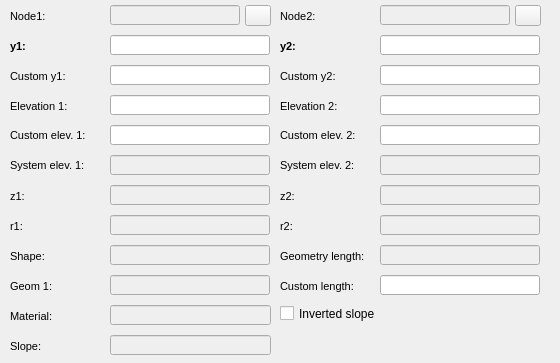
      <widget class="QWidget" name="page_5">
       <property name="geometry">
        <rect>
         <x>0</x>
         <y>0</y>
         <width>560</width>
         <height>363</height>
        </rect>
       </property>
       <attribute name="label">
        <string>Numeric information</string>
       </attribute>
       <widget class="QLabel" name="label_varc_node_2">
        <property name="geometry">
         <rect>
          <x>280</x>
          <y>5</y>
          <width>41</width>
          <height>22</height>
         </rect>
        </property>
        <property name="font">
         <font>
          <pointsize>8</pointsize>
          <italic>false</italic>
         </font>
        </property>
        <property name="frameShape">
         <enum>QFrame::NoFrame</enum>
        </property>
        <property name="frameShadow">
         <enum>QFrame::Plain</enum>
        </property>
        <property name="text">
         <string>Node2:</string>
        </property>
        <property name="textFormat">
         <enum>Qt::AutoText</enum>
        </property>
        <property name="scaledContents">
         <bool>false</bool>
        </property>
        <property name="margin">
         <number>3</number>
        </property>
       </widget>
       <widget class="QLabel" name="label_varc_node_1">
        <property name="geometry">
         <rect>
          <x>10</x>
          <y>5</y>
          <width>51</width>
          <height>22</height>
         </rect>
        </property>
        <property name="font">
         <font>
          <pointsize>8</pointsize>
          <weight>50</weight>
          <italic>false</italic>
          <bold>false</bold>
         </font>
        </property>
        <property name="frameShape">
         <enum>QFrame::NoFrame</enum>
        </property>
        <property name="frameShadow">
         <enum>QFrame::Plain</enum>
        </property>
        <property name="text">
         <string>Node1:</string>
        </property>
        <property name="textFormat">
         <enum>Qt::AutoText</enum>
        </property>
        <property name="scaledContents">
         <bool>false</bool>
        </property>
        <property name="alignment">
         <set>Qt::AlignLeading|Qt::AlignLeft|Qt::AlignVCenter</set>
        </property>
        <property name="margin">
         <number>3</number>
        </property>
       </widget>
       <widget class="QLineEdit" name="varc_node_2">
        <property name="enabled">
         <bool>false</bool>
        </property>
        <property name="geometry">
         <rect>
          <x>380</x>
          <y>5</y>
          <width>130</width>
          <height>20</height>
         </rect>
        </property>
        <property name="font">
         <font>
          <italic>false</italic>
         </font>
        </property>
        <property name="styleSheet">
         <string notr="true"/>
        </property>
        <property name="text">
         <string/>
        </property>
       </widget>
       <widget class="QLineEdit" name="varc_est_y1">
        <property name="geometry">
         <rect>
          <x>110</x>
          <y>65</y>
          <width>160</width>
          <height>20</height>
         </rect>
        </property>
       </widget>
       <widget class="QLineEdit" name="varc_z1">
        <property name="enabled">
         <bool>false</bool>
        </property>
        <property name="geometry">
         <rect>
          <x>110</x>
          <y>185</y>
          <width>160</width>
          <height>20</height>
         </rect>
        </property>
        <property name="font">
         <font>
          <italic>false</italic>
         </font>
        </property>
        <property name="styleSheet">
         <string notr="true"/>
        </property>
        <property name="text">
         <string/>
        </property>
       </widget>
       <widget class="QLabel" name="label_varc_y2">
        <property name="geometry">
         <rect>
          <x>280</x>
          <y>35</y>
          <width>21</width>
          <height>22</height>
         </rect>
        </property>
        <property name="font">
         <font>
          <pointsize>8</pointsize>
          <weight>75</weight>
          <italic>false</italic>
          <bold>true</bold>
         </font>
        </property>
        <property name="frameShape">
         <enum>QFrame::NoFrame</enum>
        </property>
        <property name="frameShadow">
         <enum>QFrame::Plain</enum>
        </property>
        <property name="text">
         <string>y2:</string>
        </property>
        <property name="textFormat">
         <enum>Qt::AutoText</enum>
        </property>
        <property name="scaledContents">
         <bool>false</bool>
        </property>
        <property name="margin">
         <number>3</number>
        </property>
       </widget>
       <widget class="QLabel" name="label_varc_z1">
        <property name="geometry">
         <rect>
          <x>10</x>
          <y>185</y>
          <width>21</width>
          <height>22</height>
         </rect>
        </property>
        <property name="font">
         <font>
          <pointsize>8</pointsize>
          <italic>false</italic>
         </font>
        </property>
        <property name="frameShape">
         <enum>QFrame::NoFrame</enum>
        </property>
        <property name="frameShadow">
         <enum>QFrame::Plain</enum>
        </property>
        <property name="text">
         <string>z1:</string>
        </property>
        <property name="textFormat">
         <enum>Qt::AutoText</enum>
        </property>
        <property name="scaledContents">
         <bool>false</bool>
        </property>
        <property name="alignment">
         <set>Qt::AlignLeading|Qt::AlignLeft|Qt::AlignVCenter</set>
        </property>
        <property name="margin">
         <number>3</number>
        </property>
       </widget>
       <widget class="QLabel" name="label_varc_r2">
        <property name="geometry">
         <rect>
          <x>280</x>
          <y>215</y>
          <width>21</width>
          <height>22</height>
         </rect>
        </property>
        <property name="font">
         <font>
          <pointsize>8</pointsize>
          <italic>false</italic>
         </font>
        </property>
        <property name="frameShape">
         <enum>QFrame::NoFrame</enum>
        </property>
        <property name="frameShadow">
         <enum>QFrame::Plain</enum>
        </property>
        <property name="text">
         <string>r2:</string>
        </property>
        <property name="textFormat">
         <enum>Qt::AutoText</enum>
        </property>
        <property name="scaledContents">
         <bool>false</bool>
        </property>
        <property name="margin">
         <number>3</number>
        </property>
       </widget>
       <widget class="QLabel" name="label_varc_y1">
        <property name="geometry">
         <rect>
          <x>10</x>
          <y>35</y>
          <width>21</width>
          <height>22</height>
         </rect>
        </property>
        <property name="font">
         <font>
          <pointsize>8</pointsize>
          <weight>75</weight>
          <italic>false</italic>
          <bold>true</bold>
         </font>
        </property>
        <property name="frameShape">
         <enum>QFrame::NoFrame</enum>
        </property>
        <property name="frameShadow">
         <enum>QFrame::Plain</enum>
        </property>
        <property name="text">
         <string>y1:</string>
        </property>
        <property name="textFormat">
         <enum>Qt::AutoText</enum>
        </property>
        <property name="scaledContents">
         <bool>false</bool>
        </property>
        <property name="alignment">
         <set>Qt::AlignLeading|Qt::AlignLeft|Qt::AlignVCenter</set>
        </property>
        <property name="margin">
         <number>3</number>
        </property>
       </widget>
       <widget class="QLabel" name="label_varc_z2">
        <property name="geometry">
         <rect>
          <x>280</x>
          <y>185</y>
          <width>21</width>
          <height>22</height>
         </rect>
        </property>
        <property name="font">
         <font>
          <pointsize>8</pointsize>
          <italic>false</italic>
         </font>
        </property>
        <property name="frameShape">
         <enum>QFrame::NoFrame</enum>
        </property>
        <property name="frameShadow">
         <enum>QFrame::Plain</enum>
        </property>
        <property name="text">
         <string>z2:</string>
        </property>
        <property name="textFormat">
         <enum>Qt::AutoText</enum>
        </property>
        <property name="scaledContents">
         <bool>false</bool>
        </property>
        <property name="margin">
         <number>3</number>
        </property>
       </widget>
       <widget class="QLineEdit" name="varc_sys_elev2">
        <property name="enabled">
         <bool>false</bool>
        </property>
        <property name="geometry">
         <rect>
          <x>380</x>
          <y>155</y>
          <width>160</width>
          <height>20</height>
         </rect>
        </property>
        <property name="font">
         <font>
          <italic>false</italic>
         </font>
        </property>
        <property name="styleSheet">
         <string notr="true"/>
        </property>
       </widget>
       <widget class="QLineEdit" name="varc_r2">
        <property name="enabled">
         <bool>false</bool>
        </property>
        <property name="geometry">
         <rect>
          <x>380</x>
          <y>215</y>
          <width>160</width>
          <height>20</height>
         </rect>
        </property>
        <property name="font">
         <font>
          <italic>false</italic>
         </font>
        </property>
        <property name="styleSheet">
         <string notr="true"/>
        </property>
       </widget>
       <widget class="QLineEdit" name="varc_r1">
        <property name="enabled">
         <bool>false</bool>
        </property>
        <property name="geometry">
         <rect>
          <x>110</x>
          <y>215</y>
          <width>160</width>
          <height>20</height>
         </rect>
        </property>
        <property name="font">
         <font>
          <italic>false</italic>
         </font>
        </property>
        <property name="styleSheet">
         <string notr="true"/>
        </property>
        <property name="text">
         <string/>
        </property>
       </widget>
       <widget class="QLabel" name="label_varc_r1">
        <property name="geometry">
         <rect>
          <x>10</x>
          <y>215</y>
          <width>21</width>
          <height>22</height>
         </rect>
        </property>
        <property name="font">
         <font>
          <pointsize>8</pointsize>
          <italic>false</italic>
         </font>
        </property>
        <property name="frameShape">
         <enum>QFrame::NoFrame</enum>
        </property>
        <property name="frameShadow">
         <enum>QFrame::Plain</enum>
        </property>
        <property name="text">
         <string>r1:</string>
        </property>
        <property name="textFormat">
         <enum>Qt::AutoText</enum>
        </property>
        <property name="scaledContents">
         <bool>false</bool>
        </property>
        <property name="alignment">
         <set>Qt::AlignLeading|Qt::AlignLeft|Qt::AlignVCenter</set>
        </property>
        <property name="margin">
         <number>3</number>
        </property>
       </widget>
       <widget class="QLineEdit" name="varc_z2">
        <property name="enabled">
         <bool>false</bool>
        </property>
        <property name="geometry">
         <rect>
          <x>380</x>
          <y>185</y>
          <width>160</width>
          <height>20</height>
         </rect>
        </property>
        <property name="font">
         <font>
          <italic>false</italic>
         </font>
        </property>
        <property name="styleSheet">
         <string notr="true"/>
        </property>
       </widget>
       <widget class="QLineEdit" name="varc_est_y2">
        <property name="geometry">
         <rect>
          <x>380</x>
          <y>65</y>
          <width>160</width>
          <height>20</height>
         </rect>
        </property>
       </widget>
       <widget class="QLineEdit" name="varc_y2">
        <property name="geometry">
         <rect>
          <x>380</x>
          <y>35</y>
          <width>160</width>
          <height>20</height>
         </rect>
        </property>
       </widget>
       <widget class="QLabel" name="label_varc_est_y1">
        <property name="geometry">
         <rect>
          <x>10</x>
          <y>65</y>
          <width>71</width>
          <height>22</height>
         </rect>
        </property>
        <property name="font">
         <font>
          <pointsize>8</pointsize>
          <italic>false</italic>
         </font>
        </property>
        <property name="frameShape">
         <enum>QFrame::NoFrame</enum>
        </property>
        <property name="frameShadow">
         <enum>QFrame::Plain</enum>
        </property>
        <property name="text">
         <string>Custom y1:</string>
        </property>
        <property name="textFormat">
         <enum>Qt::AutoText</enum>
        </property>
        <property name="scaledContents">
         <bool>false</bool>
        </property>
        <property name="alignment">
         <set>Qt::AlignLeading|Qt::AlignLeft|Qt::AlignVCenter</set>
        </property>
        <property name="margin">
         <number>3</number>
        </property>
       </widget>
       <widget class="QLabel" name="label_varc_sys_elev2">
        <property name="geometry">
         <rect>
          <x>280</x>
          <y>150</y>
          <width>91</width>
          <height>31</height>
         </rect>
        </property>
        <property name="font">
         <font>
          <pointsize>8</pointsize>
          <italic>false</italic>
         </font>
        </property>
        <property name="frameShape">
         <enum>QFrame::NoFrame</enum>
        </property>
        <property name="frameShadow">
         <enum>QFrame::Plain</enum>
        </property>
        <property name="text">
         <string>System elev. 2:</string>
        </property>
        <property name="textFormat">
         <enum>Qt::AutoText</enum>
        </property>
        <property name="scaledContents">
         <bool>false</bool>
        </property>
        <property name="wordWrap">
         <bool>true</bool>
        </property>
        <property name="margin">
         <number>3</number>
        </property>
       </widget>
       <widget class="QLabel" name="label_varc_sys_elev1">
        <property name="geometry">
         <rect>
          <x>10</x>
          <y>150</y>
          <width>86</width>
          <height>31</height>
         </rect>
        </property>
        <property name="font">
         <font>
          <pointsize>8</pointsize>
          <italic>false</italic>
         </font>
        </property>
        <property name="frameShape">
         <enum>QFrame::NoFrame</enum>
        </property>
        <property name="frameShadow">
         <enum>QFrame::Plain</enum>
        </property>
        <property name="text">
         <string>System elev. 1:</string>
        </property>
        <property name="textFormat">
         <enum>Qt::AutoText</enum>
        </property>
        <property name="scaledContents">
         <bool>false</bool>
        </property>
        <property name="alignment">
         <set>Qt::AlignLeading|Qt::AlignLeft|Qt::AlignVCenter</set>
        </property>
        <property name="wordWrap">
         <bool>true</bool>
        </property>
        <property name="margin">
         <number>3</number>
        </property>
       </widget>
       <widget class="QLabel" name="label_varc_est_y2">
        <property name="geometry">
         <rect>
          <x>280</x>
          <y>65</y>
          <width>71</width>
          <height>22</height>
         </rect>
        </property>
        <property name="font">
         <font>
          <pointsize>8</pointsize>
          <italic>false</italic>
         </font>
        </property>
        <property name="frameShape">
         <enum>QFrame::NoFrame</enum>
        </property>
        <property name="frameShadow">
         <enum>QFrame::Plain</enum>
        </property>
        <property name="text">
         <string>Custom y2:</string>
        </property>
        <property name="textFormat">
         <enum>Qt::AutoText</enum>
        </property>
        <property name="scaledContents">
         <bool>false</bool>
        </property>
        <property name="margin">
         <number>3</number>
        </property>
       </widget>
       <widget class="QLineEdit" name="varc_sys_elev1">
        <property name="enabled">
         <bool>false</bool>
        </property>
        <property name="geometry">
         <rect>
          <x>110</x>
          <y>155</y>
          <width>160</width>
          <height>20</height>
         </rect>
        </property>
        <property name="font">
         <font>
          <italic>false</italic>
         </font>
        </property>
        <property name="styleSheet">
         <string notr="true"/>
        </property>
        <property name="text">
         <string/>
        </property>
       </widget>
       <widget class="QLineEdit" name="varc_node_1">
        <property name="enabled">
         <bool>false</bool>
        </property>
        <property name="geometry">
         <rect>
          <x>110</x>
          <y>5</y>
          <width>130</width>
          <height>20</height>
         </rect>
        </property>
        <property name="font">
         <font>
          <italic>false</italic>
         </font>
        </property>
        <property name="toolTip">
         <string>&lt;html&gt;&lt;head/&gt;&lt;body&gt;&lt;p&gt;&lt;br/&gt;&lt;/p&gt;&lt;/body&gt;&lt;/html&gt;</string>
        </property>
        <property name="styleSheet">
         <string notr="true"/>
        </property>
        <property name="text">
         <string/>
        </property>
       </widget>
       <widget class="QLineEdit" name="varc_y1">
        <property name="geometry">
         <rect>
          <x>110</x>
          <y>35</y>
          <width>160</width>
          <height>20</height>
         </rect>
        </property>
        <property name="styleSheet">
         <string notr="true">border-color: rgb(62, 81, 255);</string>
        </property>
       </widget>
       <widget class="QCheckBox" name="varc_inverted_slope">
        <property name="geometry">
         <rect>
          <x>280</x>
          <y>305</y>
          <width>161</width>
          <height>17</height>
         </rect>
        </property>
        <property name="text">
         <string>Inverted slope</string>
        </property>
       </widget>
       <widget class="QLabel" name="label_varc_custom_length">
        <property name="geometry">
         <rect>
          <x>280</x>
          <y>275</y>
          <width>90</width>
          <height>22</height>
         </rect>
        </property>
        <property name="font">
         <font>
          <pointsize>8</pointsize>
         </font>
        </property>
        <property name="frameShape">
         <enum>QFrame::NoFrame</enum>
        </property>
        <property name="frameShadow">
         <enum>QFrame::Plain</enum>
        </property>
        <property name="text">
         <string>Custom length:</string>
        </property>
        <property name="textFormat">
         <enum>Qt::AutoText</enum>
        </property>
        <property name="scaledContents">
         <bool>false</bool>
        </property>
        <property name="alignment">
         <set>Qt::AlignLeading|Qt::AlignLeft|Qt::AlignVCenter</set>
        </property>
        <property name="margin">
         <number>3</number>
        </property>
       </widget>
       <widget class="QLineEdit" name="varc_custom_length">
        <property name="geometry">
         <rect>
          <x>380</x>
          <y>275</y>
          <width>160</width>
          <height>20</height>
         </rect>
        </property>
        <property name="font">
         <font>
          <italic>true</italic>
         </font>
        </property>
        <property name="text">
         <string/>
        </property>
       </widget>
       <widget class="QLineEdit" name="varc_gis_length">
        <property name="enabled">
         <bool>false</bool>
        </property>
        <property name="geometry">
         <rect>
          <x>380</x>
          <y>245</y>
          <width>160</width>
          <height>20</height>
         </rect>
        </property>
        <property name="font">
         <font>
          <italic>false</italic>
         </font>
        </property>
        <property name="styleSheet">
         <string notr="true"/>
        </property>
        <property name="text">
         <string/>
        </property>
       </widget>
       <widget class="QLabel" name="label_varc_geometry_length">
        <property name="geometry">
         <rect>
          <x>280</x>
          <y>245</y>
          <width>90</width>
          <height>22</height>
         </rect>
        </property>
        <property name="font">
         <font>
          <pointsize>8</pointsize>
          <italic>false</italic>
         </font>
        </property>
        <property name="frameShape">
         <enum>QFrame::NoFrame</enum>
        </property>
        <property name="frameShadow">
         <enum>QFrame::Plain</enum>
        </property>
        <property name="text">
         <string>Geometry length:</string>
        </property>
        <property name="textFormat">
         <enum>Qt::AutoText</enum>
        </property>
        <property name="scaledContents">
         <bool>false</bool>
        </property>
        <property name="alignment">
         <set>Qt::AlignLeading|Qt::AlignLeft|Qt::AlignVCenter</set>
        </property>
        <property name="margin">
         <number>3</number>
        </property>
       </widget>
       <widget class="QLabel" name="label_varc_shape">
        <property name="geometry">
         <rect>
          <x>10</x>
          <y>245</y>
          <width>90</width>
          <height>22</height>
         </rect>
        </property>
        <property name="font">
         <font>
          <pointsize>8</pointsize>
          <italic>false</italic>
         </font>
        </property>
        <property name="frameShape">
         <enum>QFrame::NoFrame</enum>
        </property>
        <property name="frameShadow">
         <enum>QFrame::Plain</enum>
        </property>
        <property name="text">
         <string>Shape:</string>
        </property>
        <property name="textFormat">
         <enum>Qt::AutoText</enum>
        </property>
        <property name="scaledContents">
         <bool>false</bool>
        </property>
        <property name="alignment">
         <set>Qt::AlignLeading|Qt::AlignLeft|Qt::AlignVCenter</set>
        </property>
        <property name="margin">
         <number>3</number>
        </property>
       </widget>
       <widget class="QLineEdit" name="varc_cat_shape">
        <property name="enabled">
         <bool>false</bool>
        </property>
        <property name="geometry">
         <rect>
          <x>110</x>
          <y>245</y>
          <width>160</width>
          <height>20</height>
         </rect>
        </property>
        <property name="font">
         <font>
          <italic>false</italic>
         </font>
        </property>
        <property name="toolTip">
         <string>&lt;html&gt;&lt;head/&gt;&lt;body&gt;&lt;p&gt;shape&lt;/p&gt;&lt;/body&gt;&lt;/html&gt;</string>
        </property>
        <property name="styleSheet">
         <string notr="true"/>
        </property>
        <property name="text">
         <string/>
        </property>
       </widget>
       <widget class="QLineEdit" name="varc_slope">
        <property name="enabled">
         <bool>false</bool>
        </property>
        <property name="geometry">
         <rect>
          <x>110</x>
          <y>335</y>
          <width>161</width>
          <height>20</height>
         </rect>
        </property>
        <property name="font">
         <font>
          <italic>false</italic>
         </font>
        </property>
        <property name="styleSheet">
         <string notr="true"/>
        </property>
        <property name="text">
         <string/>
        </property>
       </widget>
       <widget class="QLabel" name="label_varc_slope">
        <property name="geometry">
         <rect>
          <x>10</x>
          <y>335</y>
          <width>90</width>
          <height>22</height>
         </rect>
        </property>
        <property name="font">
         <font>
          <pointsize>8</pointsize>
          <italic>false</italic>
         </font>
        </property>
        <property name="frameShape">
         <enum>QFrame::NoFrame</enum>
        </property>
        <property name="frameShadow">
         <enum>QFrame::Plain</enum>
        </property>
        <property name="text">
         <string>Slope:</string>
        </property>
        <property name="textFormat">
         <enum>Qt::AutoText</enum>
        </property>
        <property name="scaledContents">
         <bool>false</bool>
        </property>
        <property name="alignment">
         <set>Qt::AlignLeading|Qt::AlignLeft|Qt::AlignVCenter</set>
        </property>
        <property name="margin">
         <number>3</number>
        </property>
       </widget>
       <widget class="QLineEdit" name="varc_cat_geom1">
        <property name="enabled">
         <bool>false</bool>
        </property>
        <property name="geometry">
         <rect>
          <x>110</x>
          <y>275</y>
          <width>160</width>
          <height>20</height>
         </rect>
        </property>
        <property name="font">
         <font>
          <italic>false</italic>
         </font>
        </property>
        <property name="styleSheet">
         <string notr="true"/>
        </property>
        <property name="text">
         <string/>
        </property>
       </widget>
       <widget class="QLabel" name="label_varc_geom">
        <property name="geometry">
         <rect>
          <x>10</x>
          <y>275</y>
          <width>90</width>
          <height>22</height>
         </rect>
        </property>
        <property name="font">
         <font>
          <pointsize>8</pointsize>
          <italic>false</italic>
         </font>
        </property>
        <property name="frameShape">
         <enum>QFrame::NoFrame</enum>
        </property>
        <property name="frameShadow">
         <enum>QFrame::Plain</enum>
        </property>
        <property name="text">
         <string>Geom 1:</string>
        </property>
        <property name="textFormat">
         <enum>Qt::AutoText</enum>
        </property>
        <property name="scaledContents">
         <bool>false</bool>
        </property>
        <property name="alignment">
         <set>Qt::AlignLeading|Qt::AlignLeft|Qt::AlignVCenter</set>
        </property>
        <property name="margin">
         <number>3</number>
        </property>
       </widget>
       <widget class="QLabel" name="label_varc_elev2">
        <property name="geometry">
         <rect>
          <x>280</x>
          <y>95</y>
          <width>66</width>
          <height>22</height>
         </rect>
        </property>
        <property name="font">
         <font>
          <pointsize>8</pointsize>
          <italic>false</italic>
         </font>
        </property>
        <property name="frameShape">
         <enum>QFrame::NoFrame</enum>
        </property>
        <property name="frameShadow">
         <enum>QFrame::Plain</enum>
        </property>
        <property name="text">
         <string>Elevation 2:</string>
        </property>
        <property name="textFormat">
         <enum>Qt::AutoText</enum>
        </property>
        <property name="scaledContents">
         <bool>false</bool>
        </property>
        <property name="margin">
         <number>3</number>
        </property>
       </widget>
       <widget class="QLabel" name="label_varc_est_elev1">
        <property name="geometry">
         <rect>
          <x>10</x>
          <y>120</y>
          <width>81</width>
          <height>31</height>
         </rect>
        </property>
        <property name="font">
         <font>
          <pointsize>8</pointsize>
          <italic>false</italic>
         </font>
        </property>
        <property name="frameShape">
         <enum>QFrame::NoFrame</enum>
        </property>
        <property name="frameShadow">
         <enum>QFrame::Plain</enum>
        </property>
        <property name="text">
         <string>Custom elev. 1:</string>
        </property>
        <property name="textFormat">
         <enum>Qt::AutoText</enum>
        </property>
        <property name="scaledContents">
         <bool>false</bool>
        </property>
        <property name="alignment">
         <set>Qt::AlignLeading|Qt::AlignLeft|Qt::AlignVCenter</set>
        </property>
        <property name="wordWrap">
         <bool>true</bool>
        </property>
        <property name="margin">
         <number>3</number>
        </property>
       </widget>
       <widget class="QLineEdit" name="varc_elev2_2">
        <property name="geometry">
         <rect>
          <x>380</x>
          <y>95</y>
          <width>160</width>
          <height>20</height>
         </rect>
        </property>
       </widget>
       <widget class="QLineEdit" name="varc_est_elev2">
        <property name="geometry">
         <rect>
          <x>380</x>
          <y>125</y>
          <width>160</width>
          <height>20</height>
         </rect>
        </property>
       </widget>
       <widget class="QLineEdit" name="varc_elev2">
        <property name="geometry">
         <rect>
          <x>110</x>
          <y>95</y>
          <width>160</width>
          <height>20</height>
         </rect>
        </property>
        <property name="text">
         <string/>
        </property>
       </widget>
       <widget class="QLabel" name="label_varc_elev1">
        <property name="geometry">
         <rect>
          <x>10</x>
          <y>95</y>
          <width>71</width>
          <height>22</height>
         </rect>
        </property>
        <property name="font">
         <font>
          <pointsize>8</pointsize>
          <italic>false</italic>
         </font>
        </property>
        <property name="frameShape">
         <enum>QFrame::NoFrame</enum>
        </property>
        <property name="frameShadow">
         <enum>QFrame::Plain</enum>
        </property>
        <property name="text">
         <string>Elevation 1:</string>
        </property>
        <property name="textFormat">
         <enum>Qt::AutoText</enum>
        </property>
        <property name="scaledContents">
         <bool>false</bool>
        </property>
        <property name="alignment">
         <set>Qt::AlignLeading|Qt::AlignLeft|Qt::AlignVCenter</set>
        </property>
        <property name="margin">
         <number>3</number>
        </property>
       </widget>
       <widget class="QLabel" name="label_varc_est_elev2">
        <property name="geometry">
         <rect>
          <x>280</x>
          <y>120</y>
          <width>86</width>
          <height>31</height>
         </rect>
        </property>
        <property name="font">
         <font>
          <pointsize>8</pointsize>
          <italic>false</italic>
         </font>
        </property>
        <property name="frameShape">
         <enum>QFrame::NoFrame</enum>
        </property>
        <property name="frameShadow">
         <enum>QFrame::Plain</enum>
        </property>
        <property name="text">
         <string>Custom elev. 2:</string>
        </property>
        <property name="textFormat">
         <enum>Qt::AutoText</enum>
        </property>
        <property name="scaledContents">
         <bool>false</bool>
        </property>
        <property name="wordWrap">
         <bool>true</bool>
        </property>
        <property name="margin">
         <number>3</number>
        </property>
       </widget>
       <widget class="QLineEdit" name="varc_est_elev1">
        <property name="geometry">
         <rect>
          <x>110</x>
          <y>125</y>
          <width>160</width>
          <height>20</height>
         </rect>
        </property>
        <property name="text">
         <string/>
        </property>
       </widget>
       <widget class="QPushButton" name="btn_varc_node_2">
        <property name="geometry">
         <rect>
          <x>515</x>
          <y>5</y>
          <width>26</width>
          <height>21</height>
         </rect>
        </property>
        <property name="text">
         <string/>
        </property>
       </widget>
       <widget class="QPushButton" name="btn_varc_node_1">
        <property name="geometry">
         <rect>
          <x>245</x>
          <y>5</y>
          <width>26</width>
          <height>21</height>
         </rect>
        </property>
        <property name="text">
         <string/>
        </property>
       </widget>
       <widget class="QLineEdit" name="varc_matcat_id">
        <property name="enabled">
         <bool>false</bool>
        </property>
        <property name="geometry">
         <rect>
          <x>110</x>
          <y>305</y>
          <width>161</width>
          <height>20</height>
         </rect>
        </property>
        <property name="font">
         <font>
          <italic>false</italic>
         </font>
        </property>
        <property name="text">
         <string/>
        </property>
       </widget>
       <widget class="QLabel" name="label_varc_matcat_id">
        <property name="geometry">
         <rect>
          <x>10</x>
          <y>305</y>
          <width>90</width>
          <height>22</height>
         </rect>
        </property>
        <property name="font">
         <font>
          <pointsize>8</pointsize>
         </font>
        </property>
        <property name="frameShape">
         <enum>QFrame::NoFrame</enum>
        </property>
        <property name="frameShadow">
         <enum>QFrame::Plain</enum>
        </property>
        <property name="text">
         <string>Material:</string>
        </property>
        <property name="textFormat">
         <enum>Qt::AutoText</enum>
        </property>
        <property name="scaledContents">
         <bool>false</bool>
        </property>
        <property name="alignment">
         <set>Qt::AlignLeading|Qt::AlignLeft|Qt::AlignVCenter</set>
        </property>
        <property name="margin">
         <number>3</number>
        </property>
       </widget>
      </widget>
